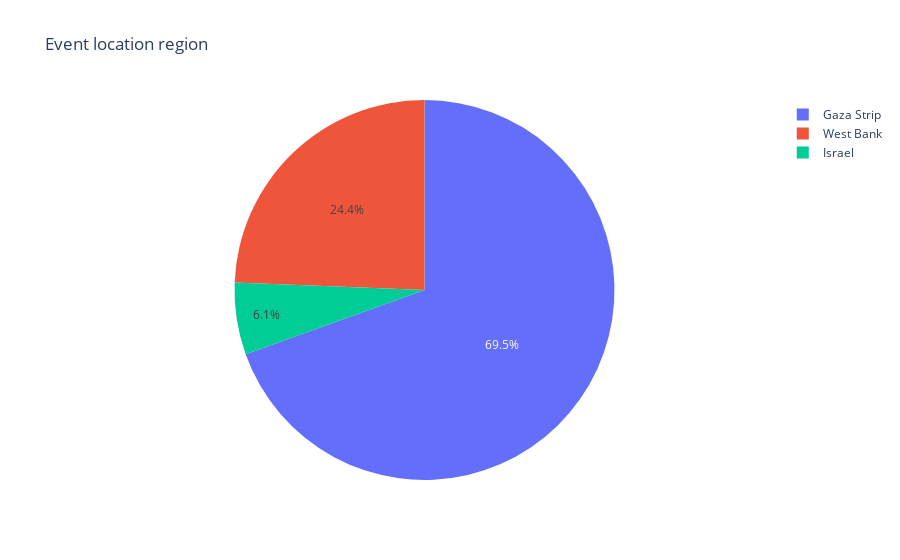

Notebook code cell kept with this figure:
### Code cell
elr = conflict_df["event_location_region"].value_counts().reset_index()
elr.columns = ['region', 'count']  # Rename columns for clarity
# Visualizing using a pie chart with correct columns
px.pie(elr, values='count', names='region', title='Event location region')

### Figure 1 — Plotly figure (JSON) as saved in the notebook; plotly's stock layout.template omitted (floating-point values rounded to 4 significant figures)
{"data": [{"domain": {"x": [0, 1], "y": [0, 1]}, "hovertemplate": "region=%{label}<br>count=%{value}<extra></extra>", "labels": ["Gaza Strip", "West Bank", "Israel"], "legendgroup": "", "name": "", "showlegend": true, "type": "pie", "values": [7733, 2712, 679]}], "layout": {"legend": {"tracegroupgap": 0}, "title": {"text": "Event location region"}}}
